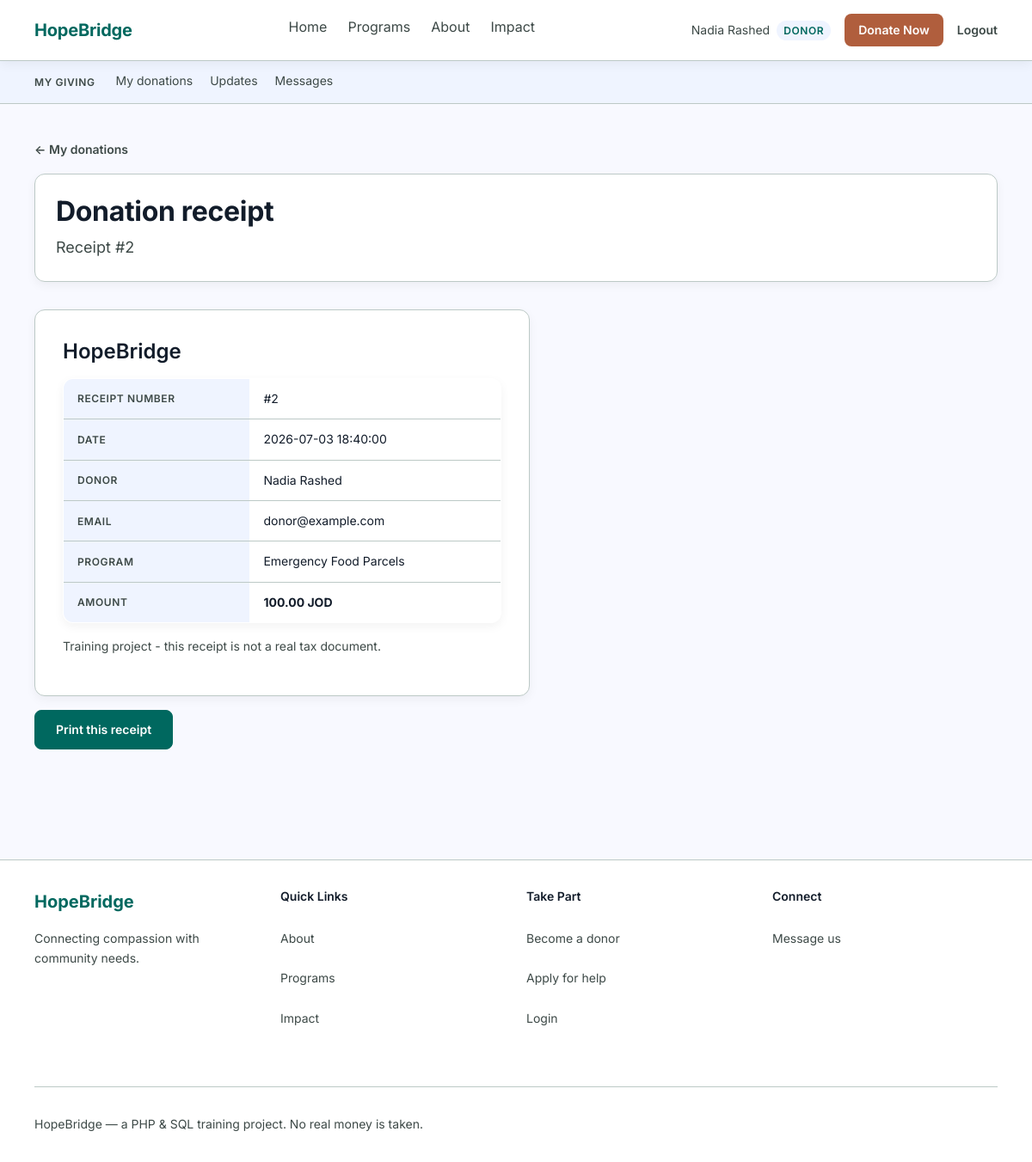
/donor_receipt.php?id=2 (signed in), run on the app's committed database.
### tables this page shows
CREATE TABLE donations (
    id INT AUTO_INCREMENT PRIMARY KEY,
    donor_id INT NOT NULL,
    program_id INT NOT NULL,
    amount DECIMAL(10,2) NOT NULL,
    created_at DATETIME DEFAULT CURRENT_TIMESTAMP,
    FOREIGN KEY (donor_id) REFERENCES users(id),
    FOREIGN KEY (program_id) REFERENCES programs(id)
);

CREATE TABLE users (
    id INT AUTO_INCREMENT PRIMARY KEY,
    name VARCHAR(100) NOT NULL,
    email VARCHAR(150) NOT NULL UNIQUE,
    password VARCHAR(255),                           
    role VARCHAR(20) NOT NULL,                       
    provider VARCHAR(20) NOT NULL DEFAULT 'local',   
    created_at DATETIME DEFAULT CURRENT_TIMESTAMP
);

CREATE TABLE programs (
    id INT AUTO_INCREMENT PRIMARY KEY,
    title VARCHAR(150) NOT NULL,
    description TEXT,
    category VARCHAR(40) NOT NULL DEFAULT 'General',    
    image VARCHAR(120),                                 
    eligibility TEXT,
    goal_amount DECIMAL(10,2) NOT NULL,
    active TINYINT NOT NULL DEFAULT 1,
    created_at DATETIME DEFAULT CURRENT_TIMESTAMP
);

### donor_receipt.php (the view, shortened to what this page needs)
<?php
require 'config.php';
$id = $_GET['id'] ?? 0;
$query = $pdo->prepare('SELECT donations.*, programs.title, users.name AS donor_name, users.email
                        FROM donations
                        JOIN programs ON programs.id = donations.program_id
                        JOIN users    ON users.id = donations.donor_id
                        WHERE donations.id = ? AND donations.donor_id = ?');
$query->execute([$id, $_SESSION['user_id']]);
$donation = $query->fetch();
include 'header.php';
?>
<p class="back"><a href="donor_donations.php">&larr; My donations</a></p>
<div class="page-head">
    <div>
        <h1>Donation receipt</h1>
        <p class="subtitle">Receipt #<?php echo $donation['id']; ?></p>
    </div>
</div>
<div class="receipt">
    <h2>HopeBridge</h2>
    <table>
        <tr><th>Receipt number</th><td>#<?php echo $donation['id']; ?></td></tr>
        <tr><th>Date</th><td><?php echo $donation['created_at']; ?></td></tr>
        <tr><th>Donor</th><td><?php echo htmlspecialchars($donation['donor_name']); ?></td></tr>
        <tr><th>Email</th><td><?php echo htmlspecialchars($donation['email']); ?></td></tr>
        <tr><th>Program</th><td><?php echo htmlspecialchars($donation['title']); ?></td></tr>
        <tr><th>Amount</th><td><strong><?php echo number_format($donation['amount'], 2); ?> JOD</strong></td></tr>
    </table>
    <p class="raised gap-t">
        Training project - this receipt is not a real tax document.
    </p>
</div>
<button onclick="window.print()">Print this receipt</button>
<?php include 'footer.php'; ?>

### style.css (style rules this page uses)
:root { --primary: #00685f; --primary-strong: #008378; --accent: #b05e3d; --accent-strong: #924628; --secondary: #0058be; --bg: #f8f9ff; --card: #ffffff; --tint: #eff4ff; --ink: #121c2a; --muted: #3d4947; --line: #bcc9c6; --error: #ba1a1a; --error-bg: #ffdad6; --error-ink: #93000a; --ok-bg: #d7f2ec; --warn-bg: #ffdbce; --warn-ink: #773215; --r-sm: 4px; --r: 8px; --r-md: 12px; --r-full: 999px; --lift-1: 0 4px 12px rgba(0, 0, 0, 0.05); --lift-2: 0 8px 24px rgba(0, 0, 0, 0.10); --ease: cubic-bezier(0.2, 0, 0, 1); --dur-1: 120ms; --dur-2: 220ms; }
* { box-sizing: border-box; }
* { -webkit-tap-highlight-color: rgba(0, 104, 95, 0.10); }
body { margin: 0; background: var(--bg); color: var(--ink); font-family: Inter, system-ui, -apple-system, "Segoe UI", Helvetica, Arial, sans-serif; font-size: 16px; line-height: 1.6; -webkit-font-smoothing: antialiased; }
a { color: var(--primary); transition: color var(--dur-1) var(--ease); }
h1 { font-size: 32px; font-weight: 700; line-height: 1.2; letter-spacing: -0.01em; margin: 0 0 8px; }
h2 { font-size: 24px; font-weight: 600; line-height: 1.3; margin: 40px 0 16px; }
.subtitle { margin: 0; color: var(--muted); font-size: 18px; }
.back { margin: 0 0 16px; }
.back a { display: inline-flex; align-items: center; gap: 8px; padding: 12px 8px; margin: -12px -8px; font-size: 14px; font-weight: 600; text-decoration: none; color: var(--muted); transition: color var(--dur-1) var(--ease), gap var(--dur-1) var(--ease); }
.page-head { display: flex; flex-wrap: wrap; align-items: center; justify-content: space-between; gap: 24px; background: var(--card); border: 1px solid var(--line); border-radius: var(--r-md); box-shadow: var(--lift-1); padding: 24px; margin-bottom: 32px; }
.raised { font-size: 14px; color: var(--muted); }
button, .button { display: inline-block; margin-top: 16px; padding: 12px 24px; background: var(--primary); color: #fff; border: 1px solid var(--primary); border-radius: var(--r); font-family: inherit; font-size: 14px; line-height: 20px; font-weight: 600; text-decoration: none; cursor: pointer; transition: background-color var(--dur-1) var(--ease), border-color var(--dur-1) var(--ease), color var(--dur-1) var(--ease); }
table { width: 100%; border-collapse: collapse; background: var(--card); border: 1px solid var(--line); border-radius: var(--r-md); overflow: hidden; box-shadow: var(--lift-1); }
th, td { padding: 12px 16px; text-align: left; border-bottom: 1px solid var(--line); font-size: 14px; }
tr:last-child th, tr:last-child td { border-bottom: none; }
table tr { transition: background-color var(--dur-1) var(--ease); }
th { background: var(--tint); font-size: 12px; font-weight: 600; letter-spacing: 0.05em; text-transform: uppercase; color: var(--muted); }
.receipt { background: var(--card); border: 1px solid var(--line); border-radius: var(--r-md); box-shadow: var(--lift-1); padding: 32px; max-width: 576px; }
.gap-t { margin-top: 16px; }
.receipt h2 { margin-top: 0; }
.page-head, .hero .words > div, .impact-bar .inner, .grid > * { animation: rise 320ms var(--ease) both; animation-delay: 60ms; }
.page-head, .hero .words > div { animation-delay: 0ms; }

### data on the page
donations: id "2", created_at "2026-07-03 18:40:00", donor.name "Nadia Rashed", donor.email "donor@example.com", program.title "Emergency Food Parcels", amount "100.00"

### other printed values
$label "Home"
$label "Programs"
$label "About"
$label "Impact"
$_SESSION['name'] "Nadia Rashed"
$_SESSION['role'] "DONOR"
$section "MY GIVING"
$label "My donations"
$label "Updates"
$label "Messages"
